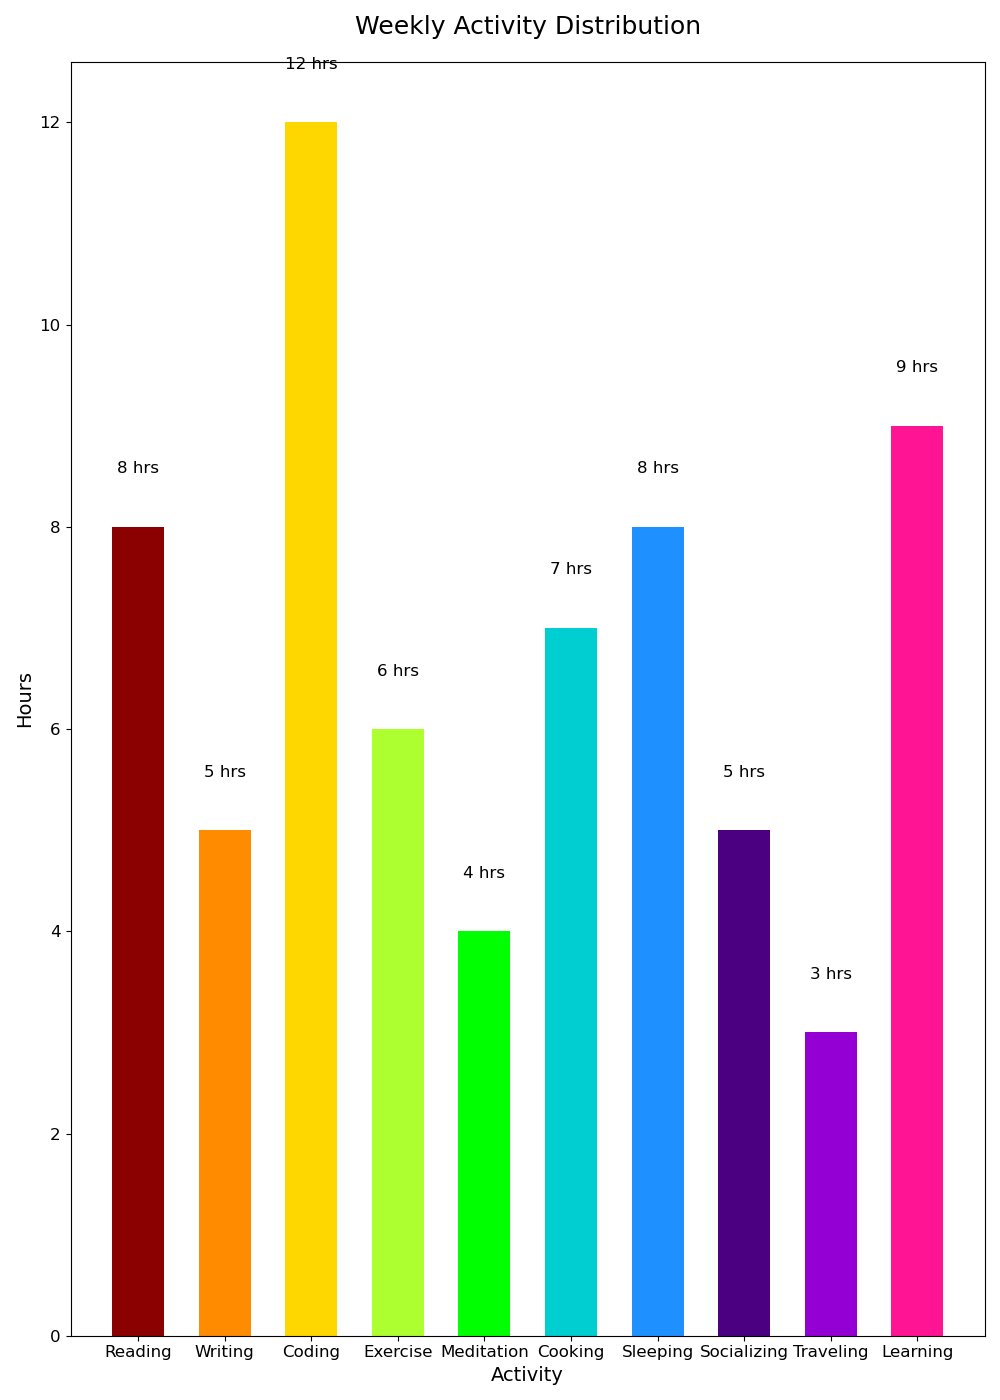

This figure's Python source:

import matplotlib.pyplot as plt

activities = ["Reading", "Writing", "Coding", "Exercise", "Meditation", "Cooking", "Sleeping", "Socializing", "Traveling", "Learning"]
hours = [8, 5, 12, 6, 4, 7, 8, 5, 3, 9]

fig, ax = plt.subplots(figsize=(10, 14))

bars = ax.bar(activities, hours, width=0.6,
              color=['#8B0000', '#FF8C00', '#FFD700', '#ADFF2F', '#00FF00', '#00CED1', '#1E90FF', '#4B0082', '#9400D3', '#FF1493'])

ax.set_title('Weekly Activity Distribution', fontsize=18, pad=20)
ax.set_ylabel('Hours', fontsize=14)
ax.set_xlabel('Activity', fontsize=14)

ax.xaxis.set_tick_params(labelsize=12)
ax.yaxis.set_tick_params(labelsize=12)

for bar in bars:
    height = bar.get_height()
    ax.text(bar.get_x() + bar.get_width()/2, height + 0.5, f'{height} hrs',
            va='bottom', ha='center', fontsize=12)

plt.tight_layout()
plt.show()
